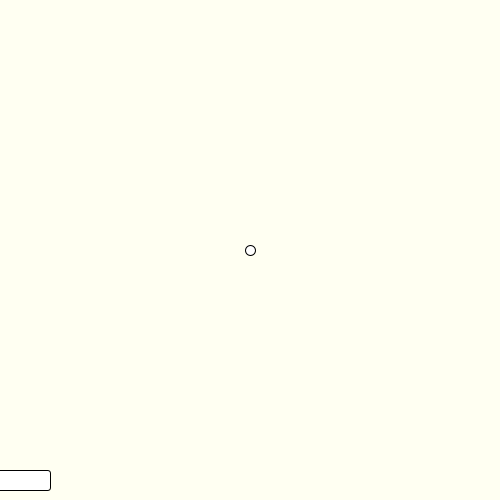
Frame 1 (no input)
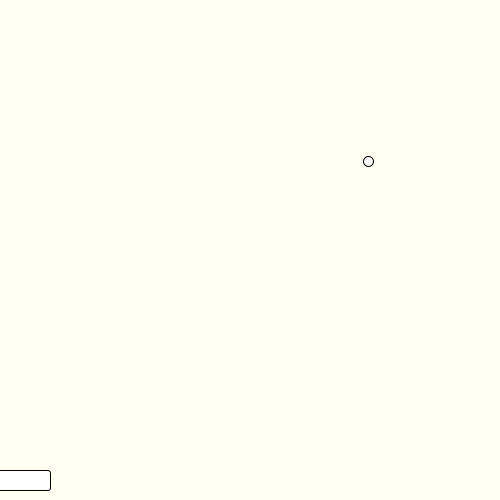
Frame 60 (the mouse pressed at the canvas centre just before this capture)
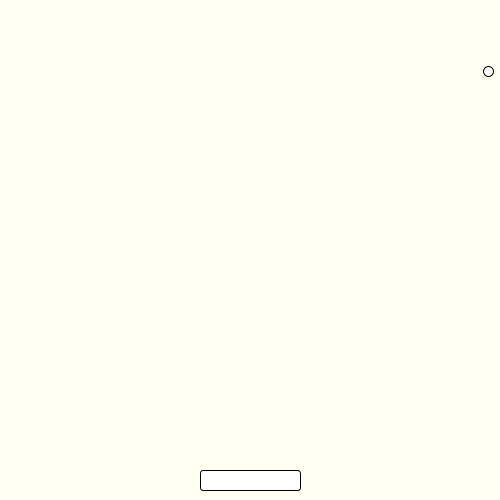
Frame 120 (the mouse held since frame 60 and released just before this capture)

The Processing sketch that drew these frames (run headless with seeded random() and noise(); from frame 60 on, the mouse is pressed at the canvas centre):

// Processing sketch: week04_9_26_4_ball_bounce_finish
// ── week04_9_26_4_ball_bounce_finish.pde
void setup(){
  size(500,500);
}
float x=250, y=250;//變數(位置)，浮點數數值會比較細緻
float vx=2.0, vy=-1.5;
float boardX, boardY=470, boardW=100, boardH=20;
void draw(){
  background(#FFFFF2); //背景，去除殘影
  boardX = mouseX-boardW/2; //讓滑鼠在板子中間移動
  rect(boardX, boardY, boardW, boardH, 3); //控制的板子
  ellipse(x, y, 10, 10);//橢圓形
  x = x + vx; //往右跑
  y = y + vy; //往上跑
  if( x > 500 ) vx = -vx;
  if( y < 0 ) vy = -vy;
  if( x < 0 ) vx = -vx;
  if(( y > boardY && y < boardY + boardH ) && 
     ( x > boardX && x < boardX + boardW )){ //x->跟板子的長度有關
       vy = -vy; 
       vx += (mouseX-pmouseX)/2; ///mouse的移動速度
     }
  if(mousePressed && mouseButton==LEFT) boardW *= 1.01;
  if(mousePressed && mouseButton==RIGHT) boardW *= 0.99;
}
